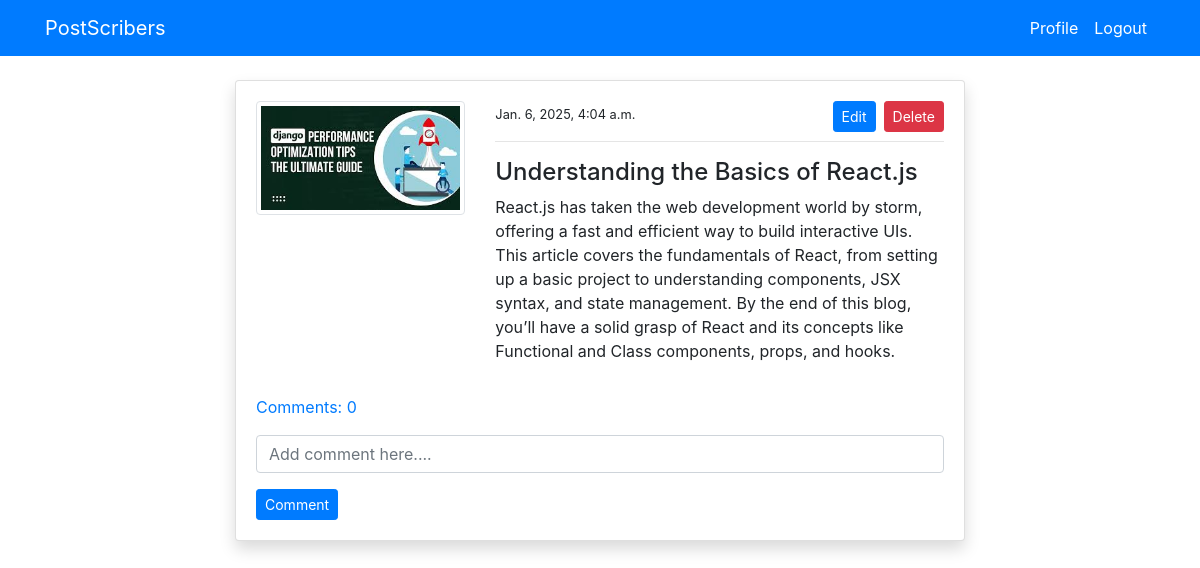
The app's page /post_detail/3/ (signed in) with its own data.
### blog/models.py (models this page shows, shortened)
class PostModel(models.Model):
    title = models.CharField(max_length=100)
    content = models.TextField()
    author = models.ForeignKey(User, on_delete=models.CASCADE)
    date_created = models.DateTimeField(auto_now_add=True)
    class Meta:
        ordering = ('-date_created',)
    def comment_count(self):
        return self.comment_set.all().count()
    def comments(self):
        return self.comment_set.all()

### users/models.py (models this page shows, shortened)
class ProfileModel(models.Model):
    user = models.OneToOneField(User, on_delete=models.CASCADE)
    image = models.ImageField(default='default.jpg', upload_to='profile', validators=[
                              FileExtensionValidator(['png', 'jpg'])])

### blog/views.py (the view)
# urls.py: path('post_detail/<int:pk>/', views.post_detail, name='blog-post-detail'),
@login_required
def post_detail(request, pk):
    post = PostModel.objects.get(id=pk)
    if request.method == 'POST':
        c_form = CommentForm(request.POST)
        if c_form.is_valid():
            instance = c_form.save(commit=False)
            instance.user = request.user
            instance.post = post
            instance.save()
            return redirect('blog-post-detail', pk=post.id)
    else:
        c_form = CommentForm()
    context = {
        'post': post,
        'c_form': c_form,
    }
    return render(request, 'blog/post_detail.html', context)

### blog/forms.py
class CommentForm(forms.ModelForm):
    content = forms.CharField(
        label='', widget=forms.TextInput(attrs={'placeholder': 'Add comment here....'}))
    class Meta:
        model = Comment
        fields = ('content',)

### templates/blog/post_detail.html (shortened to what this page needs)
{% extends 'partials/base.html' %}
{% load crispy_forms_tags %}
{% block content %}
<div class="container">
    <div class="row mt-5 pt-3">
        <div class="col-md-8 offset-md-2">
            <div class="card my-3 shadow">
                <div class="card-body">
                    <div class="row">
                        <div class="col-md-4">
                            <img class="img-thumbnail" src="{{ post.author.profilemodel.image.url }}" alt="profile-img">
                        </div>
                        <div class="col-md-8">
                            <small>{{ post.date_created }}</small>
                            {% if post.author == request.user %}
                            <span><a class="btn btn-danger float-right btn-sm"
                                    href="{% url 'blog-post-delete' post.id %}">Delete</a></span>
                            <span><a class="btn btn-primary mx-2 float-right btn-sm"
                                    href="{% url 'blog-post-edit' post.id %}">Edit</a></span>
                            {% endif %}
                            <hr>
                            <h4>{{ post.title }}</h4>
                            <p>
                                {{ post.content }}
                            </p>
                        </div>
                    </div>
                    <p class="mt-3">
                        <a class="" data-toggle="collapse" href="#collapseExample" role="button" aria-expanded="false"
                            aria-controls="collapseExample">
                            Comments: {{ post.comment_count }}
                        </a>
                    </p>
                    <form method="POST">
                        {{ c_form|crispy }}
                        <input class="btn btn-primary btn-sm" type="submit" value="Comment">
                    </form>
                </div>
            </div>
        </div>
    </div>
</div>
{% endblock %}

### records on screen
PostModel: author.profilemodel.image (picture), date_created "Jan. 6, 2025, 4:04 a.m.", title "Understanding the Basics of React.js", content "React.js has taken the web development world by storm, offering a fast and efficient way to build interactive UIs. This article covers the fundamentals of React, from setting up a basic project to understanding components, JSX syntax, and state management. By the end of this blog, you’ll have a solid grasp of React and its concepts like Functional and Class components, props, and hooks.", comment_count "0"
